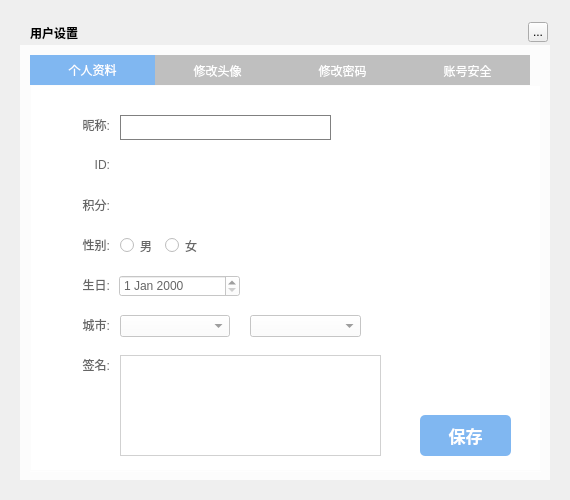
<?xml version="1.0" encoding="UTF-8"?>
<ui version="4.0">
 <class>MusicUserRecordWidget</class>
 <widget class="QWidget" name="MusicUserRecordWidget">
  <property name="geometry">
   <rect>
    <x>0</x>
    <y>0</y>
    <width>570</width>
    <height>500</height>
   </rect>
  </property>
  <property name="windowTitle">
   <string>Form</string>
  </property>
  <property name="styleSheet">
   <string notr="true"/>
  </property>
  <widget class="QLabel" name="background">
   <property name="geometry">
    <rect>
     <x>20</x>
     <y>20</y>
     <width>530</width>
     <height>460</height>
    </rect>
   </property>
   <property name="styleSheet">
    <string notr="true"/>
   </property>
   <property name="text">
    <string/>
   </property>
  </widget>
  <widget class="QLabel" name="topTitleName">
   <property name="geometry">
    <rect>
     <x>30</x>
     <y>20</y>
     <width>221</width>
     <height>25</height>
    </rect>
   </property>
   <property name="styleSheet">
    <string notr="true">color:&quot;#FFFFFF&quot;;font-weight:bold</string>
   </property>
   <property name="text">
    <string>用户设置 </string>
   </property>
  </widget>
  <widget class="QToolButton" name="topTitleCloseButton">
   <property name="geometry">
    <rect>
     <x>528</x>
     <y>22</y>
     <width>20</width>
     <height>20</height>
    </rect>
   </property>
   <property name="text">
    <string>...</string>
   </property>
  </widget>
  <widget class="QWidget" name="backgroundMask" native="true">
   <property name="geometry">
    <rect>
     <x>20</x>
     <y>45</y>
     <width>530</width>
     <height>435</height>
    </rect>
   </property>
   <property name="styleSheet">
    <string notr="true">background:rgba(255,255,255,200)</string>
   </property>
   <widget class="QTabWidget" name="tabWidget">
    <property name="geometry">
     <rect>
      <x>10</x>
      <y>10</y>
      <width>511</width>
      <height>417</height>
     </rect>
    </property>
    <property name="styleSheet">
     <string notr="true">QTabWidget{
    border:none;
}
QTabBar::tab {
	height:30px;
	width:125px;
    background-color: #BFBFBF;
    color: white;
}
QTabBar::tab:selected {
    background-color: #80B7F1;
    color: white
}</string>
    </property>
    <property name="currentIndex">
     <number>0</number>
    </property>
    <widget class="QWidget" name="tab">
     <property name="styleSheet">
      <string notr="true">
	color:#666666;</string>
     </property>
     <attribute name="title">
      <string>个人资料</string>
     </attribute>
     <widget class="QLabel" name="label_F">
      <property name="geometry">
       <rect>
        <x>50</x>
        <y>110</y>
        <width>30</width>
        <height>20</height>
       </rect>
      </property>
      <property name="styleSheet">
       <string notr="true"/>
      </property>
      <property name="text">
       <string>积分:</string>
      </property>
      <property name="alignment">
       <set>Qt::AlignRight|Qt::AlignTrailing|Qt::AlignVCenter</set>
      </property>
     </widget>
     <widget class="QLabel" name="userTimeLabel_F">
      <property name="geometry">
       <rect>
        <x>90</x>
        <y>110</y>
        <width>261</width>
        <height>21</height>
       </rect>
      </property>
      <property name="text">
       <string/>
      </property>
     </widget>
     <widget class="QLabel" name="label_2F">
      <property name="geometry">
       <rect>
        <x>50</x>
        <y>70</y>
        <width>30</width>
        <height>20</height>
       </rect>
      </property>
      <property name="text">
       <string>ID:</string>
      </property>
      <property name="alignment">
       <set>Qt::AlignRight|Qt::AlignTrailing|Qt::AlignVCenter</set>
      </property>
     </widget>
     <widget class="QLabel" name="userIDLabel_F">
      <property name="geometry">
       <rect>
        <x>90</x>
        <y>70</y>
        <width>261</width>
        <height>21</height>
       </rect>
      </property>
      <property name="text">
       <string/>
      </property>
     </widget>
     <widget class="QLabel" name="label_3F">
      <property name="geometry">
       <rect>
        <x>50</x>
        <y>30</y>
        <width>30</width>
        <height>20</height>
       </rect>
      </property>
      <property name="text">
       <string>昵称:</string>
      </property>
      <property name="alignment">
       <set>Qt::AlignRight|Qt::AlignTrailing|Qt::AlignVCenter</set>
      </property>
     </widget>
     <widget class="QLabel" name="label_4F">
      <property name="geometry">
       <rect>
        <x>50</x>
        <y>150</y>
        <width>30</width>
        <height>20</height>
       </rect>
      </property>
      <property name="text">
       <string>性别:</string>
      </property>
      <property name="alignment">
       <set>Qt::AlignRight|Qt::AlignTrailing|Qt::AlignVCenter</set>
      </property>
     </widget>
     <widget class="QLabel" name="label_5F">
      <property name="geometry">
       <rect>
        <x>50</x>
        <y>190</y>
        <width>30</width>
        <height>20</height>
       </rect>
      </property>
      <property name="text">
       <string>生日:</string>
      </property>
      <property name="alignment">
       <set>Qt::AlignRight|Qt::AlignTrailing|Qt::AlignVCenter</set>
      </property>
     </widget>
     <widget class="QLabel" name="label_6F">
      <property name="geometry">
       <rect>
        <x>50</x>
        <y>230</y>
        <width>30</width>
        <height>20</height>
       </rect>
      </property>
      <property name="text">
       <string>城市:</string>
      </property>
      <property name="alignment">
       <set>Qt::AlignRight|Qt::AlignTrailing|Qt::AlignVCenter</set>
      </property>
     </widget>
     <widget class="QLabel" name="label_7F">
      <property name="geometry">
       <rect>
        <x>50</x>
        <y>270</y>
        <width>30</width>
        <height>20</height>
       </rect>
      </property>
      <property name="text">
       <string>签名:</string>
      </property>
      <property name="alignment">
       <set>Qt::AlignRight|Qt::AlignTrailing|Qt::AlignVCenter</set>
      </property>
     </widget>
     <widget class="QPushButton" name="confirmButton_F">
      <property name="geometry">
       <rect>
        <x>390</x>
        <y>330</y>
        <width>91</width>
        <height>41</height>
       </rect>
      </property>
      <property name="cursor">
       <cursorShape>PointingHandCursor</cursorShape>
      </property>
      <property name="styleSheet">
       <string notr="true">QPushButton{border-radius:5px;background-color:#80B7F1;color:white;font-size:17px;font-weight:bold;}</string>
      </property>
      <property name="text">
       <string>保存</string>
      </property>
     </widget>
     <widget class="QLineEdit" name="nicknameEdit">
      <property name="geometry">
       <rect>
        <x>90</x>
        <y>30</y>
        <width>211</width>
        <height>25</height>
       </rect>
      </property>
      <property name="styleSheet">
       <string notr="true">QLineEdit{font-size:12px;color:#BFBFBF; font-weight:normal;border: 1px solid gray;}QLineEdit::hover{ border: 1px solid #AAAAFF;}</string>
      </property>
     </widget>
     <widget class="QRadioButton" name="maleRadioButton_F">
      <property name="geometry">
       <rect>
        <x>90</x>
        <y>153</y>
        <width>40</width>
        <height>15</height>
       </rect>
      </property>
      <property name="text">
       <string>男</string>
      </property>
     </widget>
     <widget class="QRadioButton" name="femaleRadioButton_F">
      <property name="geometry">
       <rect>
        <x>135</x>
        <y>153</y>
        <width>40</width>
        <height>15</height>
       </rect>
      </property>
      <property name="text">
       <string>女</string>
      </property>
     </widget>
     <widget class="QDateEdit" name="birthDateEdit_F">
      <property name="geometry">
       <rect>
        <x>89</x>
        <y>190</y>
        <width>121</width>
        <height>22</height>
       </rect>
      </property>
     </widget>
     <widget class="QComboBox" name="cityComboBox_F">
      <property name="geometry">
       <rect>
        <x>90</x>
        <y>230</y>
        <width>110</width>
        <height>22</height>
       </rect>
      </property>
     </widget>
     <widget class="QComboBox" name="countryComboBox_F">
      <property name="geometry">
       <rect>
        <x>220</x>
        <y>230</y>
        <width>111</width>
        <height>22</height>
       </rect>
      </property>
     </widget>
     <widget class="QTextEdit" name="signatureEdit_F">
      <property name="geometry">
       <rect>
        <x>90</x>
        <y>270</y>
        <width>261</width>
        <height>101</height>
       </rect>
      </property>
     </widget>
    </widget>
    <widget class="QWidget" name="tab_2">
     <property name="styleSheet">
      <string notr="true">
	color:#666666;</string>
     </property>
     <attribute name="title">
      <string>修改头像</string>
     </attribute>
     <widget class="QLabel" name="label_S">
      <property name="geometry">
       <rect>
        <x>20</x>
        <y>20</y>
        <width>241</width>
        <height>20</height>
       </rect>
      </property>
      <property name="styleSheet">
       <string notr="true">font-weight:bold</string>
      </property>
      <property name="text">
       <string>设置您喜爱的一个头像:</string>
      </property>
     </widget>
     <widget class="QLabel" name="label_2S">
      <property name="geometry">
       <rect>
        <x>40</x>
        <y>45</y>
        <width>461</width>
        <height>20</height>
       </rect>
      </property>
      <property name="text">
       <string>(请选择图片文件，最佳尺寸400X400，支持JPG,JPEG,PNG,GIF)</string>
      </property>
     </widget>
     <widget class="QLabel" name="bigPixmapLabel_S">
      <property name="geometry">
       <rect>
        <x>50</x>
        <y>100</y>
        <width>200</width>
        <height>200</height>
       </rect>
      </property>
     </widget>
     <widget class="QLabel" name="smlPixmapLabel_S">
      <property name="geometry">
       <rect>
        <x>320</x>
        <y>160</y>
        <width>100</width>
        <height>100</height>
       </rect>
      </property>
      <property name="text">
       <string/>
      </property>
     </widget>
     <widget class="QLabel" name="label_5S">
      <property name="geometry">
       <rect>
        <x>335</x>
        <y>130</y>
        <width>60</width>
        <height>20</height>
       </rect>
      </property>
      <property name="text">
       <string>头像预览</string>
      </property>
     </widget>
     <widget class="QPushButton" name="openFileButton_S">
      <property name="geometry">
       <rect>
        <x>60</x>
        <y>320</y>
        <width>91</width>
        <height>41</height>
       </rect>
      </property>
      <property name="cursor">
       <cursorShape>PointingHandCursor</cursorShape>
      </property>
      <property name="styleSheet">
       <string notr="true">QPushButton{border-radius:5px;background-color:#80B7F1;color:white;font-size:17px;font-weight:bold;}</string>
      </property>
      <property name="text">
       <string>选择头像</string>
      </property>
     </widget>
    </widget>
    <widget class="QWidget" name="tab_3">
     <property name="styleSheet">
      <string notr="true">QWidget{color:#666666;}
QLineEdit{font-size:12px;color:#BFBFBF; font-weight:normal;border:1px solid gray;}QLineEdit::hover{ border: 1px solid #AAAAFF;}</string>
     </property>
     <attribute name="title">
      <string>修改密码</string>
     </attribute>
     <widget class="QLabel" name="label_T">
      <property name="geometry">
       <rect>
        <x>50</x>
        <y>50</y>
        <width>50</width>
        <height>20</height>
       </rect>
      </property>
      <property name="text">
       <string>&lt;font color=&quot;#FF0000&quot;&gt;*&lt;/font&gt;原密码:</string>
      </property>
      <property name="alignment">
       <set>Qt::AlignRight|Qt::AlignTrailing|Qt::AlignVCenter</set>
      </property>
     </widget>
     <widget class="MusicUserLineEdit" name="originPwdEdit_T">
      <property name="geometry">
       <rect>
        <x>110</x>
        <y>50</y>
        <width>211</width>
        <height>25</height>
       </rect>
      </property>
      <property name="echoMode">
       <enum>QLineEdit::Password</enum>
      </property>
     </widget>
     <widget class="QLabel" name="label_2T">
      <property name="geometry">
       <rect>
        <x>50</x>
        <y>100</y>
        <width>50</width>
        <height>20</height>
       </rect>
      </property>
      <property name="text">
       <string>&lt;font color=&quot;#FF0000&quot;&gt;*&lt;/font&gt;新密码:</string>
      </property>
      <property name="alignment">
       <set>Qt::AlignRight|Qt::AlignTrailing|Qt::AlignVCenter</set>
      </property>
     </widget>
     <widget class="MusicUserLineEdit" name="newPwdEdit_T">
      <property name="geometry">
       <rect>
        <x>110</x>
        <y>100</y>
        <width>211</width>
        <height>25</height>
       </rect>
      </property>
      <property name="echoMode">
       <enum>QLineEdit::Password</enum>
      </property>
     </widget>
     <widget class="QLabel" name="label_3T">
      <property name="geometry">
       <rect>
        <x>40</x>
        <y>170</y>
        <width>61</width>
        <height>20</height>
       </rect>
      </property>
      <property name="text">
       <string>&lt;font color=&quot;#FF0000&quot;&gt;*&lt;/font&gt;确认密码:</string>
      </property>
      <property name="alignment">
       <set>Qt::AlignRight|Qt::AlignTrailing|Qt::AlignVCenter</set>
      </property>
     </widget>
     <widget class="MusicUserLineEdit" name="newCPwdEdit_T">
      <property name="geometry">
       <rect>
        <x>110</x>
        <y>170</y>
        <width>211</width>
        <height>25</height>
       </rect>
      </property>
      <property name="echoMode">
       <enum>QLineEdit::Password</enum>
      </property>
     </widget>
     <widget class="QLineEdit" name="verificationCodeEdit_T">
      <property name="geometry">
       <rect>
        <x>110</x>
        <y>215</y>
        <width>81</width>
        <height>31</height>
       </rect>
      </property>
     </widget>
     <widget class="QLabel" name="label_4T">
      <property name="geometry">
       <rect>
        <x>50</x>
        <y>220</y>
        <width>50</width>
        <height>20</height>
       </rect>
      </property>
      <property name="text">
       <string>&lt;font color=&quot;#FF0000&quot;&gt;*&lt;/font&gt;验证码:</string>
      </property>
      <property name="alignment">
       <set>Qt::AlignRight|Qt::AlignTrailing|Qt::AlignVCenter</set>
      </property>
     </widget>
     <widget class="QPushButton" name="confirmButton_T">
      <property name="geometry">
       <rect>
        <x>110</x>
        <y>285</y>
        <width>91</width>
        <height>41</height>
       </rect>
      </property>
      <property name="cursor">
       <cursorShape>PointingHandCursor</cursorShape>
      </property>
      <property name="styleSheet">
       <string notr="true">QPushButton{border-radius:5px;background-color:#80B7F1;color:white;font-size:17px;font-weight:bold;}</string>
      </property>
      <property name="text">
       <string>保存</string>
      </property>
     </widget>
     <widget class="QLabel" name="label_5T">
      <property name="geometry">
       <rect>
        <x>110</x>
        <y>140</y>
        <width>72</width>
        <height>20</height>
       </rect>
      </property>
      <property name="text">
       <string>密码强度：弱</string>
      </property>
      <property name="alignment">
       <set>Qt::AlignRight|Qt::AlignTrailing|Qt::AlignVCenter</set>
      </property>
     </widget>
     <widget class="QLabel" name="label_6T">
      <property name="geometry">
       <rect>
        <x>305</x>
        <y>140</y>
        <width>15</width>
        <height>20</height>
       </rect>
      </property>
      <property name="text">
       <string>强</string>
      </property>
      <property name="alignment">
       <set>Qt::AlignRight|Qt::AlignTrailing|Qt::AlignVCenter</set>
      </property>
     </widget>
     <widget class="QLabel" name="pwdStrengthT1">
      <property name="geometry">
       <rect>
        <x>185</x>
        <y>145</y>
        <width>35</width>
        <height>10</height>
       </rect>
      </property>
      <property name="styleSheet">
       <string notr="true">background:#BFBFBF;</string>
      </property>
      <property name="text">
       <string/>
      </property>
      <property name="alignment">
       <set>Qt::AlignRight|Qt::AlignTrailing|Qt::AlignVCenter</set>
      </property>
     </widget>
     <widget class="QLabel" name="pwdStrengthT2">
      <property name="geometry">
       <rect>
        <x>227</x>
        <y>145</y>
        <width>35</width>
        <height>10</height>
       </rect>
      </property>
      <property name="styleSheet">
       <string notr="true">background:#BFBFBF;</string>
      </property>
      <property name="text">
       <string/>
      </property>
      <property name="alignment">
       <set>Qt::AlignRight|Qt::AlignTrailing|Qt::AlignVCenter</set>
      </property>
     </widget>
     <widget class="QLabel" name="pwdStrengthT3">
      <property name="geometry">
       <rect>
        <x>270</x>
        <y>145</y>
        <width>35</width>
        <height>10</height>
       </rect>
      </property>
      <property name="styleSheet">
       <string notr="true">background:#BFBFBF;</string>
      </property>
      <property name="text">
       <string/>
      </property>
      <property name="alignment">
       <set>Qt::AlignRight|Qt::AlignTrailing|Qt::AlignVCenter</set>
      </property>
     </widget>
     <widget class="QLabel" name="labelRighT1">
      <property name="geometry">
       <rect>
        <x>330</x>
        <y>53</y>
        <width>20</width>
        <height>20</height>
       </rect>
      </property>
      <property name="styleSheet">
       <string notr="true">image:url(:/usermanager/right)</string>
      </property>
      <property name="text">
       <string/>
      </property>
     </widget>
     <widget class="QLabel" name="labelRighT2">
      <property name="geometry">
       <rect>
        <x>330</x>
        <y>103</y>
        <width>20</width>
        <height>20</height>
       </rect>
      </property>
      <property name="styleSheet">
       <string notr="true">image:url(:/usermanager/right)</string>
      </property>
      <property name="text">
       <string/>
      </property>
     </widget>
     <widget class="QLabel" name="labelRighT3">
      <property name="geometry">
       <rect>
        <x>330</x>
        <y>173</y>
        <width>20</width>
        <height>20</height>
       </rect>
      </property>
      <property name="styleSheet">
       <string notr="true">image:url(:/usermanager/right)</string>
      </property>
      <property name="text">
       <string/>
      </property>
     </widget>
     <widget class="MusicCodeArea" name="verificationCode">
      <property name="geometry">
       <rect>
        <x>220</x>
        <y>215</y>
        <width>91</width>
        <height>31</height>
       </rect>
      </property>
     </widget>
    </widget>
    <widget class="QWidget" name="tab_4">
     <property name="styleSheet">
      <string notr="true">
	color:#666666;</string>
     </property>
     <attribute name="title">
      <string>账号安全</string>
     </attribute>
     <widget class="QLabel" name="label_FF1">
      <property name="geometry">
       <rect>
        <x>50</x>
        <y>20</y>
        <width>415</width>
        <height>31</height>
       </rect>
      </property>
      <property name="text">
       <string>&lt;font size=5&gt;&lt;b&gt;安全邮箱&lt;/b&gt;&lt;/font&gt;（安全邮箱可用于找回密码，验证后还可以作为登录邮箱）</string>
      </property>
     </widget>
     <widget class="Line" name="line_FF">
      <property name="geometry">
       <rect>
        <x>40</x>
        <y>115</y>
        <width>420</width>
        <height>3</height>
       </rect>
      </property>
      <property name="orientation">
       <enum>Qt::Horizontal</enum>
      </property>
     </widget>
     <widget class="Line" name="line_FF2">
      <property name="geometry">
       <rect>
        <x>40</x>
        <y>225</y>
        <width>420</width>
        <height>3</height>
       </rect>
      </property>
      <property name="orientation">
       <enum>Qt::Horizontal</enum>
      </property>
     </widget>
     <widget class="QLabel" name="label_FF2">
      <property name="geometry">
       <rect>
        <x>50</x>
        <y>130</y>
        <width>415</width>
        <height>31</height>
       </rect>
      </property>
      <property name="text">
       <string>&lt;font size=5&gt;&lt;b&gt;安全手机&lt;/b&gt;&lt;/font&gt;（安全手机可用于找回密码，验证后还可以作为登录手机）</string>
      </property>
     </widget>
     <widget class="Line" name="line_FF3">
      <property name="geometry">
       <rect>
        <x>40</x>
        <y>335</y>
        <width>420</width>
        <height>3</height>
       </rect>
      </property>
      <property name="orientation">
       <enum>Qt::Horizontal</enum>
      </property>
     </widget>
     <widget class="QLabel" name="label_FF3">
      <property name="geometry">
       <rect>
        <x>50</x>
        <y>240</y>
        <width>415</width>
        <height>31</height>
       </rect>
      </property>
      <property name="styleSheet">
       <string notr="true"/>
      </property>
      <property name="text">
       <string>&lt;font size=5&gt;&lt;b&gt;安全问题&lt;/b&gt;&lt;/font&gt;（忘记密码时，通过安全问题重新设置密码）</string>
      </property>
     </widget>
     <widget class="QLabel" name="label_FF4">
      <property name="geometry">
       <rect>
        <x>60</x>
        <y>70</y>
        <width>161</width>
        <height>20</height>
       </rect>
      </property>
      <property name="styleSheet">
       <string notr="true">color:#80B7F1;font-size:15px;font-weight:bold</string>
      </property>
      <property name="text">
       <string>g******ky@163.com</string>
      </property>
     </widget>
     <widget class="QLabel" name="label_FF6">
      <property name="geometry">
       <rect>
        <x>60</x>
        <y>180</y>
        <width>111</width>
        <height>20</height>
       </rect>
      </property>
      <property name="styleSheet">
       <string notr="true">color:#80B7F1;font-size:15px;font-weight:bold</string>
      </property>
      <property name="text">
       <string>180******48</string>
      </property>
     </widget>
     <widget class="QLabel" name="label_FF5">
      <property name="geometry">
       <rect>
        <x>360</x>
        <y>70</y>
        <width>81</width>
        <height>20</height>
       </rect>
      </property>
      <property name="text">
       <string>状态:&lt;font color=&quot;#000000&quot; size=4 &gt;&lt;b&gt;已验证&lt;/b&gt;&lt;/font&gt;</string>
      </property>
     </widget>
     <widget class="QLabel" name="label_FF7">
      <property name="geometry">
       <rect>
        <x>360</x>
        <y>180</y>
        <width>81</width>
        <height>20</height>
       </rect>
      </property>
      <property name="text">
       <string>状态:&lt;font color=&quot;#000000&quot; size=4 &gt;&lt;b&gt;已验证&lt;/b&gt;&lt;/font&gt;</string>
      </property>
     </widget>
     <widget class="QLabel" name="label_FF8">
      <property name="geometry">
       <rect>
        <x>360</x>
        <y>285</y>
        <width>81</width>
        <height>20</height>
       </rect>
      </property>
      <property name="text">
       <string>状态:&lt;font color=&quot;#000000&quot; size=4 &gt;&lt;b&gt;已设置&lt;/b&gt;&lt;/font&gt;</string>
      </property>
     </widget>
    </widget>
   </widget>
  </widget>
  <zorder>background</zorder>
  <zorder>backgroundMask</zorder>
  <zorder>topTitleName</zorder>
  <zorder>topTitleCloseButton</zorder>
 </widget>
 <customwidgets>
  <customwidget>
   <class>MusicUserLineEdit</class>
   <extends>QLineEdit</extends>
   <header>musicuserlineedit.h</header>
   <container>1</container>
  </customwidget>
  <customwidget>
   <class>MusicCodeArea</class>
   <extends>QLabel</extends>
   <header>musiccodearea.h</header>
   <container>1</container>
  </customwidget>
 </customwidgets>
 <resources/>
 <connections/>
</ui>
